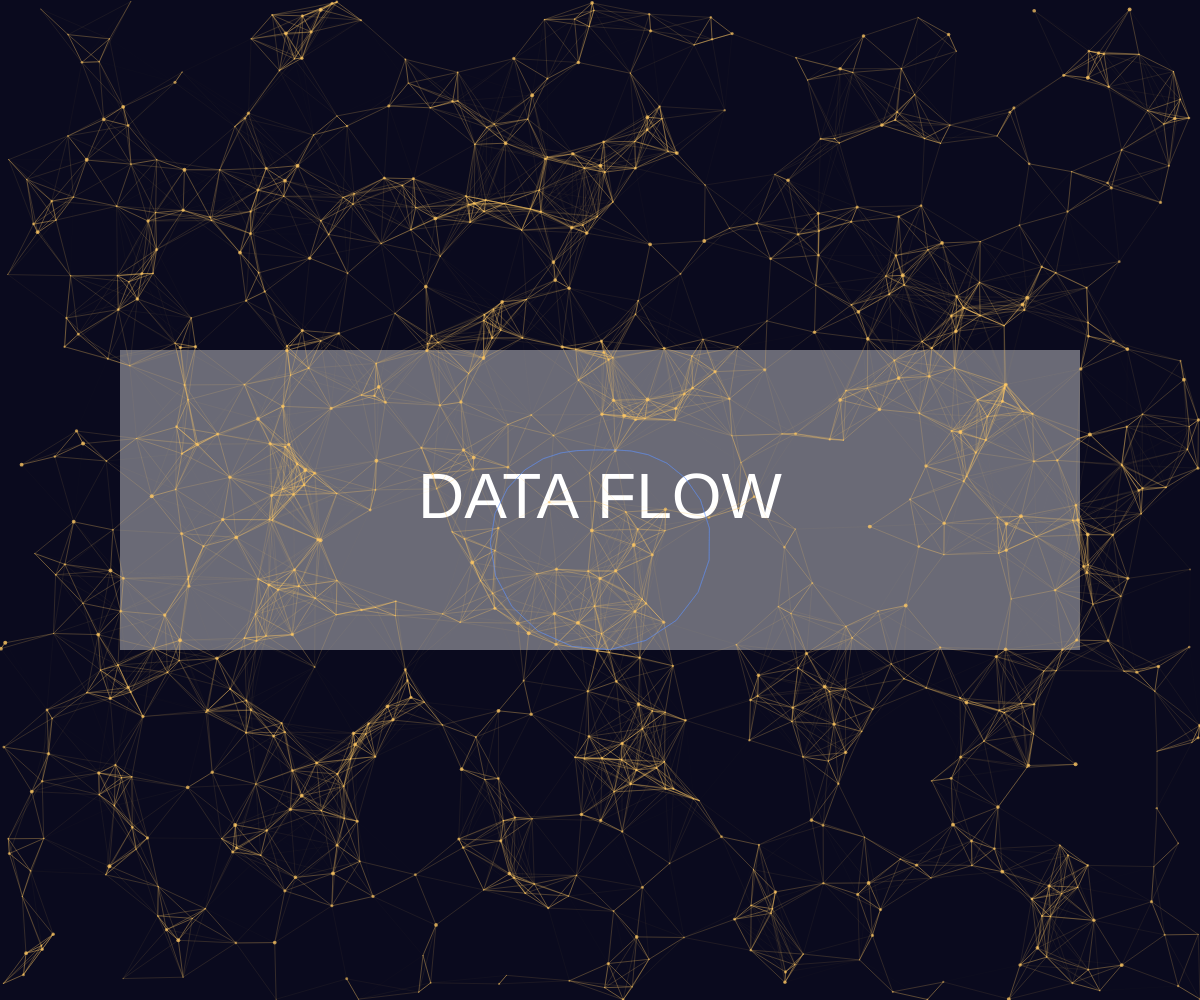
Frame 1 (no input)
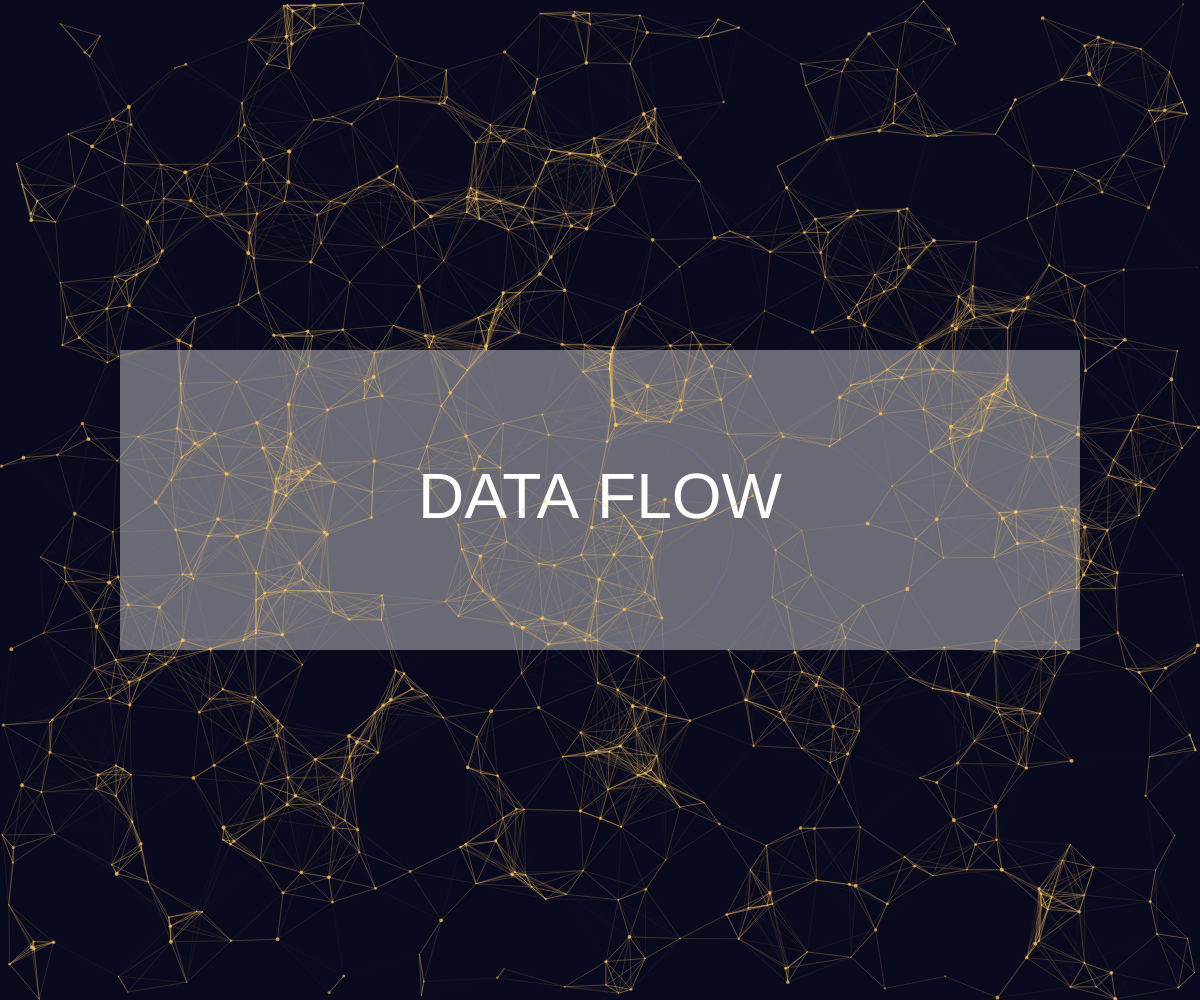
Frame 60 (no input)
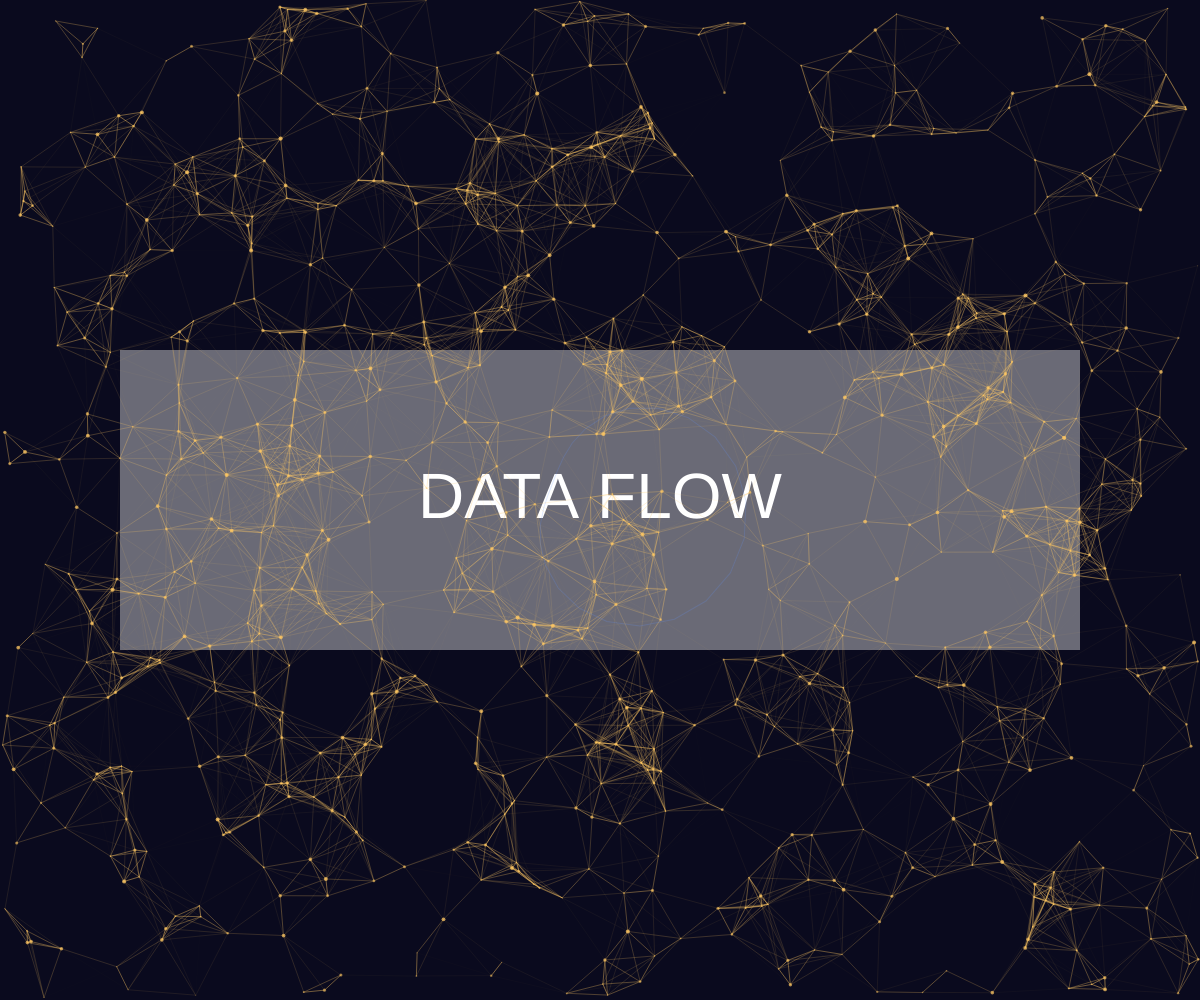
Frame 120 (the mouse pressed at the canvas centre since frame 60)

The p5.js sketch that drew these frames (run headless with seeded random() and noise() and a simulated clock; from frame 60 on, the mouse is pressed at the canvas centre):

// p5.js sketch
// ── sketch.js
let particles = [];
let lines = [];
let font;
let textMesh;
let time = 0;

function setup() {
  createCanvas(windowWidth, windowHeight);
  pixelDensity(1);

  // Create particles
  for (let i = 0; i < 800; i++) {
    particles.push({
      x: random(width),
      y: random(height),
      z: random(-100, 100),
      ox: random(1000),
      oy: random(1000),
      oz: random(1000),
      size: random(2, 6),
      speed: random(0.001, 0.005)
    });
  }

  // Load font
  textFont('Courier New');
  textSize(32);
  textAlign(CENTER, CENTER);

  // Create text mesh for embedded typography
  let txt = "DATA FLOW";
  textMesh = createGraphics(width, height);
  textMesh.textSize(64);
  textMesh.textAlign(CENTER, CENTER);
  textMesh.background(0, 0);
  textMesh.fill(255);
  textMesh.text(txt, width/2, height/2);
}

function draw() {
  background(10, 10, 30);
  time += 0.01;

  // Draw embedded typography
  image(textMesh, 0, 0);
  noStroke();
  fill(255, 100);
  rectMode(CENTER);
  rect(width/2, height/2, width * 0.8, height * 0.3);

  // Update and draw particles
  for (let i = 0; i < particles.length; i++) {
    let p = particles[i];
    
    // Flow with gradient field
    let nx = noise(p.ox, p.oy, p.oz) * 2 - 1;
    let ny = noise(p.ox + 1000, p.oy + 1000, p.oz) * 2 - 1;
    let nz = noise(p.ox + 2000, p.oy + 2000, p.oz) * 2 - 1;

    p.x += nx * 0.5;
    p.y += ny * 0.5;
    p.z += nz * 0.5;

    // Wrap around edges
    if (p.x < 0) p.x = width;
    if (p.x > width) p.x = 0;
    if (p.y < 0) p.y = height;
    if (p.y > height) p.y = 0;

    // Update noise seeds
    p.ox += p.speed;
    p.oy += p.speed;
    p.oz += p.speed;

    // Draw particle
    let alpha = map(p.z, -100, 100, 50, 200);
    let size = map(p.z, -100, 100, 1, 4);

    fill(255, 200, 100, alpha);
    noStroke();
    ellipse(p.x, p.y, size);

    // Draw connections
    for (let j = i + 1; j < particles.length; j++) {
      let other = particles[j];
      let d = dist(p.x, p.y, other.x, other.y);
      if (d < 80) {
        let alpha = map(d, 0, 80, 150, 0);
        stroke(255, 200, 100, alpha);
        line(p.x, p.y, other.x, other.y);
      }
    }
  }

  // Add subtle rotation counteraction
  rotate(time * 0.001);
  translate(width/2, height/2);

  // Draw pulsing field lines
  stroke(100, 150, 255, 50);
  noFill();
  beginShape();
  for (let i = 0; i < 100; i++) {
    let angle = map(i, 0, 100, 0, TWO_PI * 4);
    let radius = 100 + sin(time + angle) * 50;
    let x = cos(angle) * radius;
    let y = sin(angle) * radius;
    vertex(x, y);
  }
  endShape(CLOSE);

  // Reset transformation
  resetMatrix();
}
